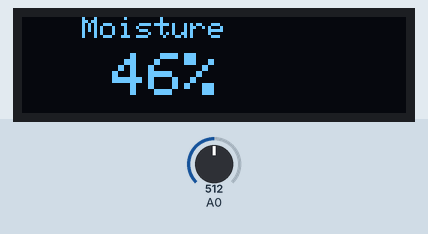
Simulated run of this sketch. Board: Arduino Zero (SAMD21). Parts: 128×32 one-colour display. Inputs (shaded band) come from the test bench; at power-on: A0 = 512 (analog values on the 0–1023 scale). What the sketch prints to the serial monitor is not drawn.

Above: at 1.2 s.
1.3 s: A0 set to 522
At 2.1 s:
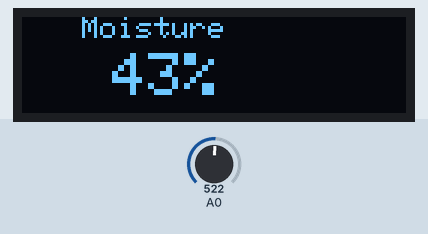
2.9 s: A0 set to 511
At 3.9 s:
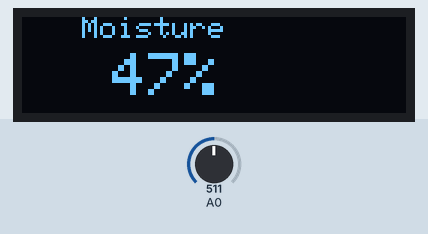
4.4 s: A0 set to 306
At 5.8 s:
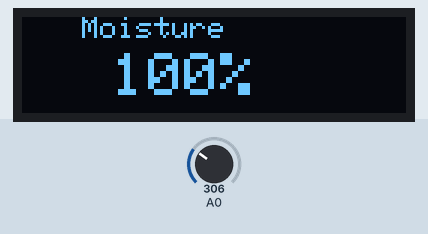
Timing chart, 0 to 7.4 s (numbered marks = the images above; inputs shaded):
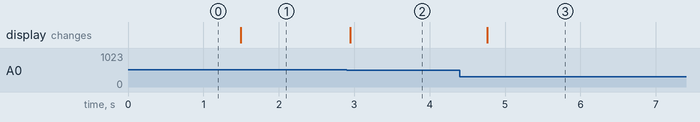

The sketch:

moisture_lcd.ino
```cpp
/*
  Soil Moisture Meter
  soil_meter.ino
  Measures percentage of moisture in soil
  Uses Capacitive sensor
  Requires calibration values

  Modified from DroneBot Workshop 2022
*/

// Include required libraries
#include <Wire.h>
#include <Adafruit_GFX.h>
#include <Adafruit_SSD1306.h>

// Set OLED size in pixels
#define SCREEN_WIDTH 128
#define SCREEN_HEIGHT 32

// Set OLED parameters
#define OLED_RESET -1
#define SCREEN_ADDRESS 0x3C

Adafruit_SSD1306 display(SCREEN_WIDTH, SCREEN_HEIGHT, &Wire, OLED_RESET);

// Sensor constants - replace with values from calibration sketch

// Constant for dry sensor
const int DryValue = 2590;

// Constant for wet sensor
const int WetValue = 1430;

// Variables for soil moisture
int soilMoistureValue;
int soilMoisturePercent;

// Analog input port
#define SENSOR_IN 0

void setup() {

  // Setup Serial Monitor
  Serial.begin(9600);

  // Initialize I2C display using 3.3-volts from VCC directly
  display.begin(SSD1306_SWITCHCAPVCC, SCREEN_ADDRESS);
  display.clearDisplay();

  // Set ADC to use 12 bits
  analogReadResolution(12);

}
void loop() {

  // Get soil mositure value
  soilMoistureValue = analogRead(SENSOR_IN);

  // Determine soil moisture percentage value
  soilMoisturePercent = map(soilMoistureValue, DryValue, WetValue, 0, 100);

  // Keep values between 0 and 100
  soilMoisturePercent = constrain(soilMoisturePercent, 0, 100);

  // Print to serial monitor
  Serial.print(soilMoistureValue);
  Serial.print(" - ");
  Serial.println(soilMoisturePercent);

  // Position and print text to OLED
  display.setCursor(20, 0);
  display.setTextSize(1);
  display.setTextColor(WHITE);
  display.println("Moisture");

  display.setCursor(30, 12);
  display.setTextSize(2);
  display.setTextColor(WHITE);
  display.print(soilMoisturePercent);
  display.println("%");
  display.display();

  delay(250);
  display.clearDisplay();

  delay(100);
}
```

Measured:
- the behaviour switches between 514 and 515 on A0 (found by bisection; images 0 and 1)
- after the input at 1.3 s, the display: changes after 0.19 s (image 1)
- after the input at 2.9 s, the display: changes after 0.05 s (image 2)
- after the input at 4.4 s, the display: changes after 0.36 s (image 3)
